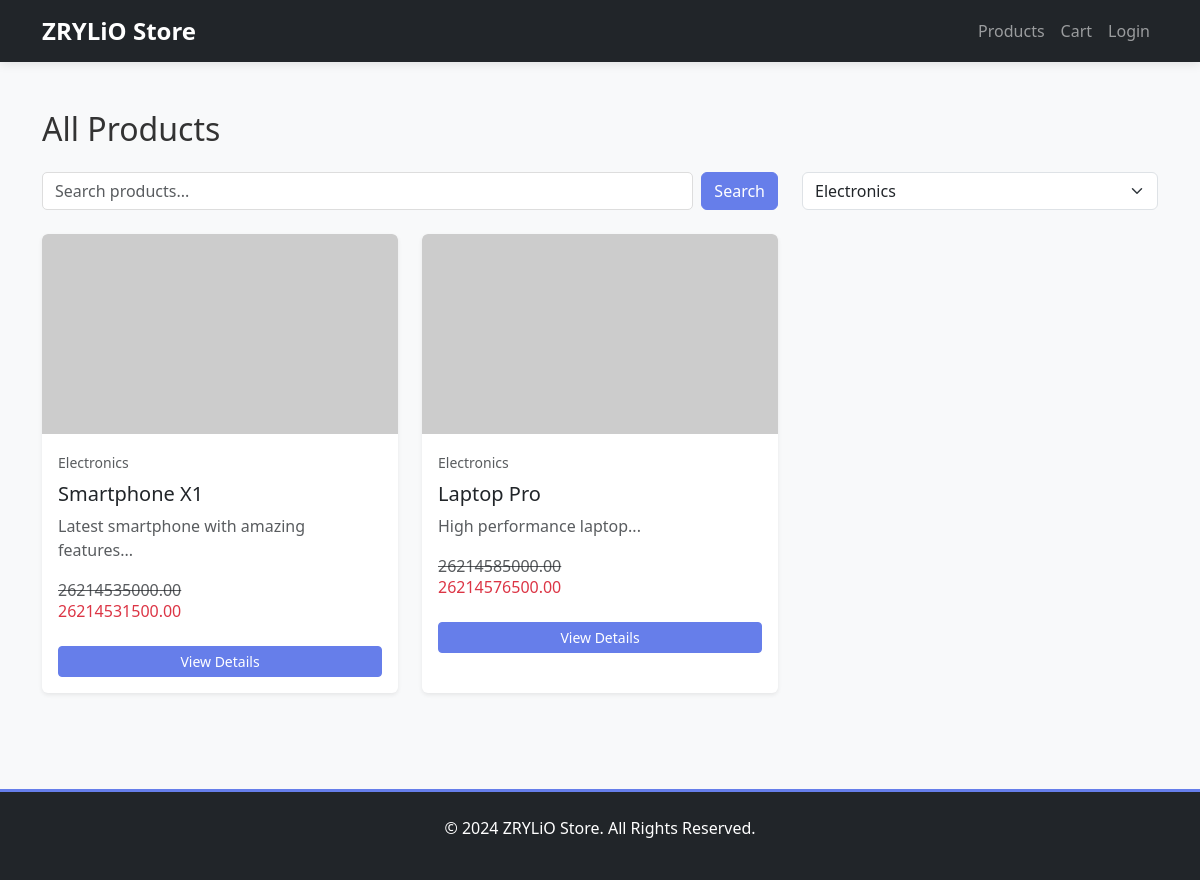
Screenshot of /products.php?category=1 with the database file from the repository.
### tables this page shows
CREATE TABLE products (
    id INT PRIMARY KEY AUTO_INCREMENT,
    category_id INT NOT NULL,
    name VARCHAR(200) NOT NULL,
    slug VARCHAR(200) UNIQUE,
    description TEXT,
    price DECIMAL(10, 2) NOT NULL,
    discount_price DECIMAL(10, 2),
    stock INT DEFAULT 0,
    image VARCHAR(255),
    gallery JSON,
    status ENUM('active', 'inactive') DEFAULT 'active',
    created_at TIMESTAMP DEFAULT CURRENT_TIMESTAMP,
    updated_at TIMESTAMP DEFAULT CURRENT_TIMESTAMP ON UPDATE CURRENT_TIMESTAMP,
    FOREIGN KEY (category_id) REFERENCES categories(id) ON DELETE CASCADE
);

CREATE TABLE categories (
    id INT PRIMARY KEY AUTO_INCREMENT,
    name VARCHAR(100) NOT NULL,
    slug VARCHAR(100) UNIQUE,
    description TEXT,
    image VARCHAR(255),
    created_at TIMESTAMP DEFAULT CURRENT_TIMESTAMP
);

### products.php (the view, shortened to what this page needs)
<?php
require_once 'config.php';
$category_id = isset($_GET['category']) ? intval($_GET['category']) : null;
$search = isset($_GET['search']) ? $db->real_escape_string($_GET['search']) : '';
$query = "SELECT p.*, c.name as category_name FROM products p JOIN categories c ON p.category_id = c.id WHERE p.status = 'active'";
if ($category_id) {
    $query .= " AND p.category_id = $category_id";
}
$result = $db->query($query);
$products = $result->fetch_all(MYSQLI_ASSOC);
$cat_query = "SELECT * FROM categories";
$cat_result = $db->query($cat_query);
$categories = $cat_result->fetch_all(MYSQLI_ASSOC);
?>
<!DOCTYPE html>
<html lang="en">
<head>
    <link rel="stylesheet" href="https://cdn.jsdelivr.net/npm/bootstrap@5.3.0/dist/css/bootstrap.min.css">
    <link rel="stylesheet" href="css/style.css">
</head>
<body>
    <nav class="navbar navbar-expand-lg navbar-dark bg-dark sticky-top">
        <div class="container">
            <a class="navbar-brand fw-bold" href="index.php"><?php echo SITE_NAME; ?></a>
            <div class="collapse navbar-collapse" id="navbarNav">
                <ul class="navbar-nav ms-auto">
                    <li class="nav-item"><a class="nav-link" href="products.php">Products</a></li>
                    <li class="nav-item"><a class="nav-link" href="cart.php">Cart</a></li>
                    <?php if (isset($_SESSION['user_id'])): ?>
                        <li class="nav-item"><a class="nav-link" href="customer-dashboard.php">Dashboard</a></li>
                        <li class="nav-item"><a class="nav-link" href="logout.php">Logout</a></li>
                    <?php else: ?>
                        <li class="nav-item"><a class="nav-link" href="login.php">Login</a></li>
                    <?php endif; ?>
                </ul>
            </div>
        </div>
    </nav>
    <section class="py-5">
        <div class="container">
            <h2 class="mb-4">All Products</h2>
            <div class="row mb-4">
                <div class="col-md-8">
                    <form method="GET" class="d-flex gap-2">
                        <input type="text" name="search" class="form-control" placeholder="Search products..." value="<?php echo $search; ?>">
                        <button type="submit" class="btn btn-primary">Search</button>
                    </form>
                </div>
                <div class="col-md-4">
                    <select class="form-select" onchange="window.location.href='products.php?category=' + this.value">
                        <?php foreach ($categories as $cat): ?>
                            <option value="<?php echo $cat['id']; ?>" <?php echo ($category_id == $cat['id']) ? 'selected' : ''; ?>>
                                <?php echo $cat['name']; ?>
                            </option>
                        <?php endforeach; ?>
                    </select>
                </div>
            </div>
            <div class="row g-4">
                <?php if (count($products) > 0): ?>
                    <?php foreach ($products as $product): ?>
                    <div class="col-md-6 col-lg-4">
                        <div class="product-card card h-100 shadow-sm">
                            <img src="https://via.placeholder.com/300x200" class="card-img-top" alt="<?php echo $product['name']; ?>">
                            <div class="card-body">
                                <small class="text-muted"><?php echo $product['category_name']; ?></small>
                                <h5 class="card-title mt-2"><?php echo $product['name']; ?></h5>
                                <p class="card-text text-muted"><?php echo substr($product['description'], 0, 60); ?>...</p>
                                <div class="d-flex justify-content-between align-items-center mt-3">
                                    <div>
                                        <?php if ($product['discount_price']): ?>
                                            <span class="text-muted"><del><?php echo CURRENCY_SYMBOL; echo $product['price']; ?></del></span>
                                            <h6 class="text-danger"><?php echo CURRENCY_SYMBOL; echo $product['discount_price']; ?></h6>
                                        <?php else: ?>
                                            <h6><?php echo CURRENCY_SYMBOL; echo $product['price']; ?></h6>
                                        <?php endif; ?>
                                    </div>
                                </div>
                                <a href="product-details.php?id=<?php echo $product['id']; ?>" class="btn btn-primary btn-sm mt-3 w-100">View Details</a>
                            </div>
                        </div>
                    </div>
                    <?php endforeach; ?>
                <?php else: ?>
                    <div class="col-12">
                        <div class="alert alert-info text-center">No products found.</div>
                    </div>
                <?php endif; ?>
            </div>
        </div>
    </section>
    <footer class="bg-dark text-white py-4 mt-5">
        <div class="container text-center">
            <p>&copy; 2024 ZRYLiO Store. All Rights Reserved.</p>
        </div>
    </footer>
</body>
</html>

### css/style.css (style rules this page uses)
* { margin: 0; padding: 0; box-sizing: border-box; }
body { font-family: 'Segoe UI', Tahoma, Geneva, Verdana, sans-serif; background-color: #f8f9fa; color: #333; }
.product-card { transition: transform 0.3s, box-shadow 0.3s; border: none; overflow: hidden; }
.product-card img { height: 200px; object-fit: cover; }
.navbar { box-shadow: 0 2px 10px rgba(0, 0, 0, 0.1); }
.navbar-brand { font-size: 1.5rem; color: #fff !important; }
.form-control { border-radius: 5px; border: 1px solid #ddd; }
.btn-primary { background-color: #667eea; border-color: #667eea; }
footer { background-color: #1a1a1a; border-top: 3px solid #667eea; }

### rows the page displays
products: category.name "Electronics", name "Smartphone X1", description "Latest smartphone with amazing features", price "35000.00", discount_price "31500.00"
products: category.name "Electronics", name "Laptop Pro", description "High performance laptop", price "85000.00", discount_price "76500.00"

### other values shown
SITE_NAME "ZRYLiO Store"
form field value "Electronics"
